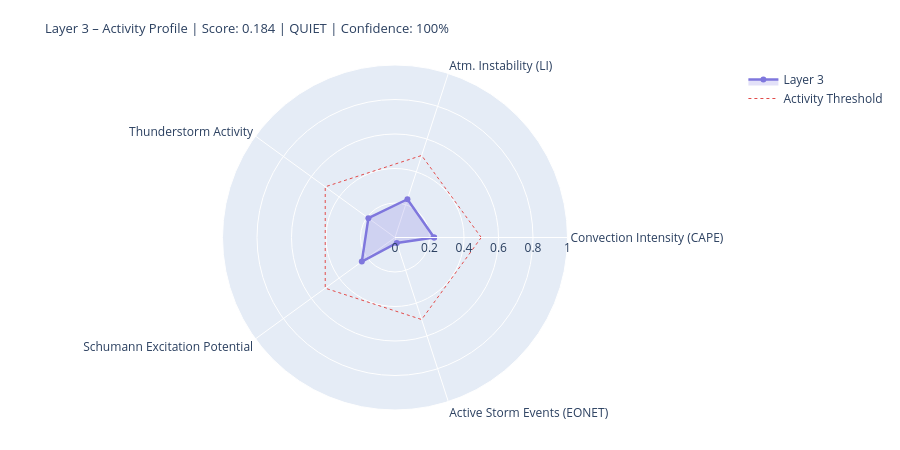

Notebook source saved alongside this figure:
### Markdown cell above
---
## 4. State Assessment & Handoff to Layer 4/5

### Code cell
# ============================================================
# LAYER-3-SCORE
# Five dynamic components
# ============================================================

def norm(v, lo, hi):
    if v is None or (isinstance(v, float) and math.isnan(v)): return None
    return round(max(0.0, min(1.0, (v - lo) / (hi - lo))), 4)

# --- 1) Convection intensity (global CAPE mean) ---
cape_mean = df_atm['cape'].dropna().mean() if not df_atm.empty else None
conv_score = norm(cape_mean, 0, 3000)
conv_src   = 'primary' if cape_mean is not None else 'missing'

# --- 2) Atmospheric instability (LI mean) ---
li_mean   = df_atm['li'].dropna().mean() if not df_atm.empty else None
# Negative LI = unstable → higher score
instab_score = norm(-li_mean if li_mean is not None else None, -6, 6)
instab_src   = 'primary' if li_mean is not None else 'missing'

# --- 3) Thunderstorm activity (mean thunder score + WMO count) ---
thunder_mean = df_atm['thunder_score'].mean() if not df_atm.empty else None
n_thunder    = int(df_atm['thunderstorm'].sum()) if not df_atm.empty else 0
thunder_score_val = norm(
    (thunder_mean or 0) * 0.7 + n_thunder * 0.1, 0, 1.0
) if thunder_mean is not None else None
thunder_src = 'primary'

# --- 4) Schumann excitation potential (weighted Schumann contribution) ---
schumann_pot = df_atm['schumann_contribution'].mean() if not df_atm.empty else None
# Boosted by Layer-2 thunderstorm trigger
if schumann_pot is not None and l2_thunder:
    schumann_pot = min(1.0, schumann_pot * 1.2)
schumann_score = norm(schumann_pot, 0, 1.0) if schumann_pot is not None else None
schumann_src   = 'derived'

# --- 5) Storm activity (NASA EONET) ---
# Distinction: None = data not loaded, 0.0 = loaded but no events
storm_score = None
storm_src   = 'missing'
if raw.get('storms') is not None:          # API reached successfully
    storm_score = norm(len(storm_events), 0, 30) if storm_events else 0.0
    storm_src   = 'primary'

# X-Ray and Kp: context only, not in dynamic score
# (X-Ray = Layer-0/4 driver; Kp = geomagnetic index, not a lightning proxy)
xray_context = None
if raw.get('xray'):
    df_xc = pd.DataFrame(raw['xray'])
    fc = next((c for c in df_xc.columns
               if any(k in c.lower() for k in ['flux','long']) and 'time' not in c.lower()),
              df_xc.columns[1])
    df_xc[fc] = pd.to_numeric(df_xc[fc], errors='coerce')
    xray_last = df_xc[fc].dropna().iloc[-1] if not df_xc[fc].dropna().empty else None
    if xray_last:
        xray_class = ('X' if xray_last>=1e-4 else 'M' if xray_last>=1e-5
                      else 'C' if xray_last>=1e-6 else 'B')
        xray_context = {'flux': float(xray_last), 'class': xray_class}
        print(f'X-Ray context: {xray_class}-class ({xray_last:.2e} W/m²)')

# --- Aggregate ---
COMPONENTS = {
    'Convection Intensity (CAPE)':  {'score': conv_score,       'source': conv_src,    'dynamic': True},
    'Atm. Instability (LI)':         {'score': instab_score,     'source': instab_src,  'dynamic': True},
    'Thunderstorm Activity':              {'score': thunder_score_val, 'source': thunder_src, 'dynamic': True},
    'Schumann Excitation Potential':   {'score': schumann_score,   'source': schumann_src,'dynamic': True},
    'Active Storm Events (EONET)': {'score': storm_score,      'source': storm_src,   'dynamic': True},
}

available   = {k: v['score'] for k, v in COMPONENTS.items() if v['score'] is not None}
unavailable = [k for k, v in COMPONENTS.items() if v['score'] is None]
layer3_score = round(sum(available.values()) / len(available), 4) if available else None
confidence   = round(len(available) / len(COMPONENTS), 2)
level = ('unknown' if layer3_score is None
         else 'quiet'   if layer3_score < 0.3
         else 'moderate' if layer3_score < 0.6
         else 'active')
dominant_l3 = max(available, key=available.get) if available else 'none'

# --- Ausgabe ---
W = 68
print('=' * W)
print('LAYER 3 – ATMOSPHERE / WEATHER / THUNDERSTORMS – STATE ASSESSMENT')
print('=' * W)
for name, comp in COMPONENTS.items():
    s = comp['score']
    if s is not None:
        bar = '█' * int(s * 20) + '░' * (20 - int(s * 20))
        print(f'  {name:<36} {bar}  {s:.3f}  [{comp["source"]}]')
    else:
        print(f'  {name:<36} {"─" * 20}  n/a   [missing]')
print('-' * W)
print(f'  Score:        {layer3_score:.3f}  ({len(available)}/{len(COMPONENTS)} components)')
print(f'  Confidence:   {confidence:.0%}')
print(f'  Level:        {level.upper()}')
print(f'  Dominant:     {dominant_l3}')
print(f'  CAPE mean:    {cape_mean:.0f} J/kg' if cape_mean else '  CAPE mean:    n/a')
print(f'  LI mean:      {li_mean:.1f} K' if li_mean is not None else '  LI mean:      n/a')
print(f'  Thunderstorms:{n_thunder} points (WMO)  +  {len(storm_events)} NASA EONET')
print('=' * W)

# Radar
cats   = list(available.keys())
vals_r = list(available.values())
if len(cats) >= 3:
    fig = go.Figure()
    fig.add_trace(go.Scatterpolar(
        r=vals_r + [vals_r[0]], theta=cats + [cats[0]],
        fill='toself', fillcolor='rgba(127,119,221,0.22)',
        line=dict(color='#7F77DD', width=2.5), name='Layer 3'
    ))
    fig.add_trace(go.Scatterpolar(
        r=[0.5] * (len(cats)+1), theta=cats + [cats[0]],
        line=dict(color='#E24B4A', dash='dot', width=1),
        mode='lines', name='Activity Threshold'
    ))
    fig.update_layout(
        title=dict(
            text=f'Layer 3 – Activity Profile | Score: {layer3_score:.3f} | {level.upper()} | Confidence: {confidence:.0%}',
            font=dict(size=13)
        ),
        polar=dict(radialaxis=dict(visible=True, range=[0, 1])),
        height=450, showlegend=True,
        margin=dict(l=60, r=60, t=65, b=40)
    )
    fig.show()

### Figure 1 — Plotly figure (JSON) as saved in the notebook; plotly's stock layout.template omitted (floating-point values rounded to 4 significant figures)
{"data": [{"fill": "toself", "fillcolor": "rgba(127,119,221,0.22)", "line": {"color": "#7F77DD", "width": 2.5}, "name": "Layer 3", "r": [0.2267, 0.2333, 0.1907, 0.2378, 0.0333, 0.2267], "theta": ["Convection Intensity (CAPE)", "Atm. Instability (LI)", "Thunderstorm Activity", "Schumann Excitation Potential", "Active Storm Events (EONET)", "Convection Intensity (CAPE)"], "type": "scatterpolar"}, {"line": {"color": "#E24B4A", "dash": "dot", "width": 1}, "mode": "lines", "name": "Activity Threshold", "r": [0.5, 0.5, 0.5, 0.5, 0.5, 0.5], "theta": ["Convection Intensity (CAPE)", "Atm. Instability (LI)", "Thunderstorm Activity", "Schumann Excitation Potential", "Active Storm Events (EONET)", "Convection Intensity (CAPE)"], "type": "scatterpolar"}], "layout": {"height": 450, "margin": {"b": 40, "l": 60, "r": 60, "t": 65}, "polar": {"radialaxis": {"range": [0, 1], "visible": true}}, "showlegend": true, "title": {"font": {"size": 13}, "text": "Layer 3 – Activity Profile | Score: 0.184 | QUIET | Confidence: 100%"}}}
